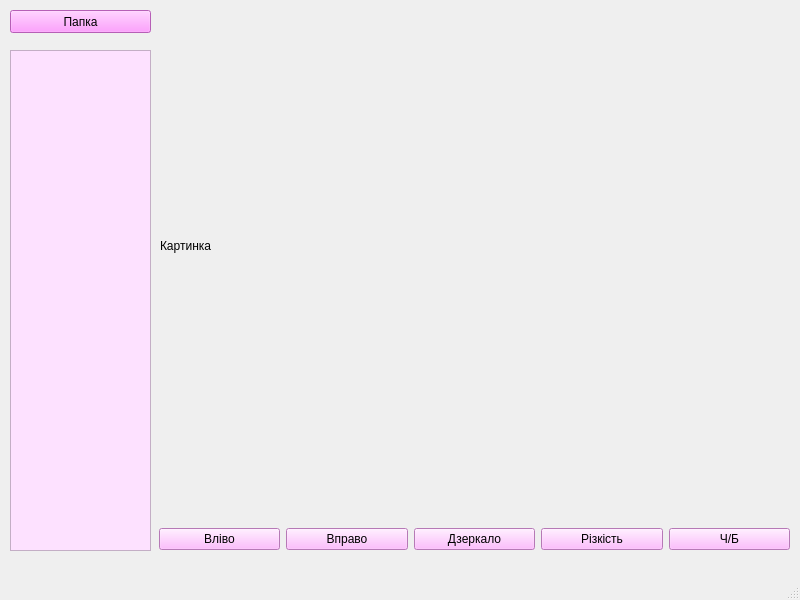
<?xml version="1.0" encoding="UTF-8"?>
<ui version="4.0">
 <class>MainWindow</class>
 <widget class="QMainWindow" name="MainWindow">
  <property name="geometry">
   <rect>
    <x>0</x>
    <y>0</y>
    <width>800</width>
    <height>600</height>
   </rect>
  </property>
  <property name="windowTitle">
   <string>Easy Editor</string>
  </property>
  <widget class="QWidget" name="centralwidget">
   <widget class="QPushButton" name="btn_dir">
    <property name="geometry">
     <rect>
      <x>10</x>
      <y>10</y>
      <width>141</width>
      <height>23</height>
     </rect>
    </property>
    <property name="styleSheet">
     <string notr="true">background-color: rgb(255, 133, 255);</string>
    </property>
    <property name="text">
     <string>Папка</string>
    </property>
   </widget>
   <widget class="QListWidget" name="lw_files">
    <property name="geometry">
     <rect>
      <x>10</x>
      <y>50</y>
      <width>141</width>
      <height>501</height>
     </rect>
    </property>
    <property name="styleSheet">
     <string notr="true">background-color: rgb(253, 225, 255);</string>
    </property>
   </widget>
   <widget class="QLabel" name="lb_image">
    <property name="geometry">
     <rect>
      <x>160</x>
      <y>50</y>
      <width>621</width>
      <height>391</height>
     </rect>
    </property>
    <property name="text">
     <string>Картинка</string>
    </property>
   </widget>
   <widget class="QWidget" name="horizontalLayoutWidget">
    <property name="geometry">
     <rect>
      <x>159</x>
      <y>519</y>
      <width>631</width>
      <height>41</height>
     </rect>
    </property>
    <layout class="QHBoxLayout" name="horizontalLayout">
     <item>
      <widget class="QPushButton" name="btn_left">
       <property name="styleSheet">
        <string notr="true">background-color: rgb(255, 170, 255);</string>
       </property>
       <property name="text">
        <string>Вліво</string>
       </property>
      </widget>
     </item>
     <item>
      <widget class="QPushButton" name="btn_right">
       <property name="styleSheet">
        <string notr="true">background-color: rgb(255, 170, 255);</string>
       </property>
       <property name="text">
        <string>Вправо</string>
       </property>
      </widget>
     </item>
     <item>
      <widget class="QPushButton" name="btn_flip">
       <property name="styleSheet">
        <string notr="true">background-color: rgb(255, 170, 255);</string>
       </property>
       <property name="text">
        <string>Дзеркало</string>
       </property>
      </widget>
     </item>
     <item>
      <widget class="QPushButton" name="btn_sharp">
       <property name="styleSheet">
        <string notr="true">background-color: rgb(255, 170, 255);</string>
       </property>
       <property name="text">
        <string>Різкість</string>
       </property>
      </widget>
     </item>
     <item>
      <widget class="QPushButton" name="btn_bw">
       <property name="styleSheet">
        <string notr="true">background-color: rgb(255, 170, 255);</string>
       </property>
       <property name="text">
        <string>Ч/Б</string>
       </property>
      </widget>
     </item>
    </layout>
   </widget>
  </widget>
  <widget class="QMenuBar" name="menubar">
   <property name="geometry">
    <rect>
     <x>0</x>
     <y>0</y>
     <width>800</width>
     <height>18</height>
    </rect>
   </property>
  </widget>
  <widget class="QStatusBar" name="statusbar"/>
 </widget>
 <resources/>
 <connections/>
</ui>
